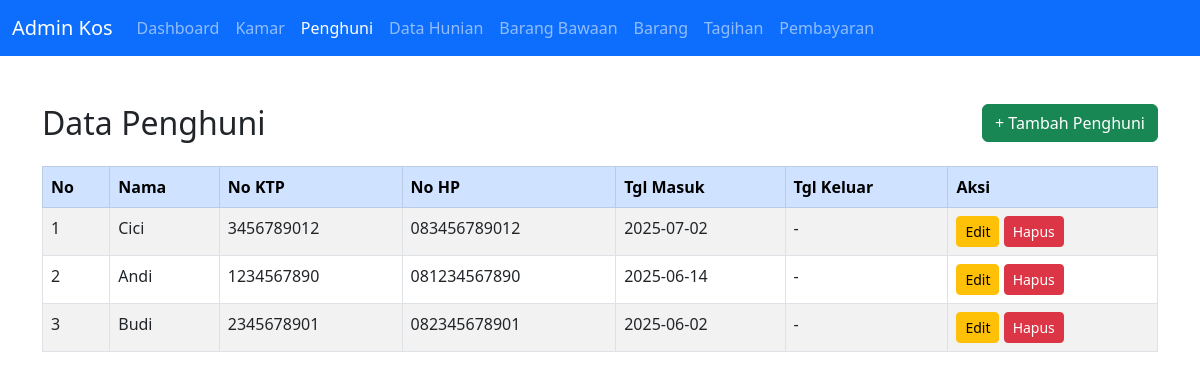
The page /admin/penghuni.php on the database its author committed.
### tables this page shows
CREATE TABLE tb_penghuni (
    id INT AUTO_INCREMENT PRIMARY KEY,
    nama VARCHAR(100),
    no_ktp VARCHAR(30),
    no_hp VARCHAR(20),
    tgl_masuk DATE,
    tgl_keluar DATE
);

### admin/penghuni.php (the view, shortened to what this page needs)
<?php
include '../inc/db.php';
?>
<!DOCTYPE html>
<html>
<head>
    <link href="https://cdn.jsdelivr.net/npm/bootstrap@5.3.0/dist/css/bootstrap.min.css" rel="stylesheet">
</head>
<body>
    <nav class="navbar navbar-expand-lg navbar-dark bg-primary">
        <div class="container-fluid">
            <a class="navbar-brand" href="dashboard.php">Admin Kos</a>
            <div class="collapse navbar-collapse" id="navbarNav">
                <ul class="navbar-nav">
                    <li class="nav-item"><a class="nav-link" href="dashboard.php">Dashboard</a></li>
                    <li class="nav-item"><a class="nav-link" href="kamar.php">Kamar</a></li>
                    <li class="nav-item"><a class="nav-link active" href="penghuni.php">Penghuni</a></li>
                    <li class="nav-item"><a class="nav-link" href="kmr_penghuni.php">Data Hunian</a></li>
                    <li class="nav-item"><a class="nav-link" href="brng_bawaan.php">Barang Bawaan</a></li>
                    <li class="nav-item"><a class="nav-link" href="barang.php">Barang</a></li>
                    <li class="nav-item"><a class="nav-link" href="tagihan.php">Tagihan</a></li>
                    <li class="nav-item"><a class="nav-link" href="bayar.php">Pembayaran</a></li>
                </ul>
            </div>
        </div>
    </nav>
    <div class="container py-5">
        <div class="d-flex justify-content-between align-items-center mb-4">
            <h2 class="mb-0">Data Penghuni</h2>
            <a href="penghuni_tambah.php" class="btn btn-success">+ Tambah Penghuni</a>
        </div>
        <table class="table table-bordered table-striped">
            <thead class="table-primary">
                <tr>
                    <th>No</th>
                    <th>Nama</th>
                    <th>No KTP</th>
                    <th>No HP</th>
                    <th>Tgl Masuk</th>
                    <th>Tgl Keluar</th>
                    <th>Aksi</th>
                </tr>
            </thead>
            <tbody>
                <?php
                $sql = "SELECT * FROM tb_penghuni ORDER BY tgl_masuk DESC, id DESC";
                $result = mysqli_query($conn, $sql);
                if (mysqli_num_rows($result) > 0) {
                    $no = 1;
                    while ($row = mysqli_fetch_assoc($result)) {
                        echo '<tr>';
                        echo '<td>' . $no++ . '</td>';
                        echo '<td>' . htmlspecialchars($row['nama']) . '</td>';
                        echo '<td>' . htmlspecialchars($row['no_ktp']) . '</td>';
                        echo '<td>' . htmlspecialchars($row['no_hp']) . '</td>';
                        echo '<td>' . htmlspecialchars($row['tgl_masuk']) . '</td>';
                        echo '<td>' . ($row['tgl_keluar'] ? htmlspecialchars($row['tgl_keluar']) : '-') . '</td>';
                        echo '<td>';
                        echo '<a href="penghuni_edit.php?id=' . $row['id'] . '" class="btn btn-sm btn-warning">Edit</a> ';
                        echo '<a href="?hapus=' . $row['id'] . '" class="btn btn-sm btn-danger" onclick="return confirmHapus(\'' . htmlspecialchars($row['nama']) . '\')">Hapus</a>';
                        echo '</td>';
                        echo '</tr>';
                    }
                } else {
                    echo '<tr><td colspan="7" class="text-center">Belum ada data penghuni.</td></tr>';
                }
                ?>
            </tbody>
        </table>
    </div>
</body>
</html>

### rows shown on the page
tb_penghuni: nama "Cici", no_ktp "3456789012", no_hp "083456789012", tgl_masuk "2025-07-02"
tb_penghuni: nama "Andi", no_ktp "1234567890", no_hp "081234567890", tgl_masuk "2025-06-14"
tb_penghuni: nama "Budi", no_ktp "2345678901", no_hp "082345678901", tgl_masuk "2025-06-02"
